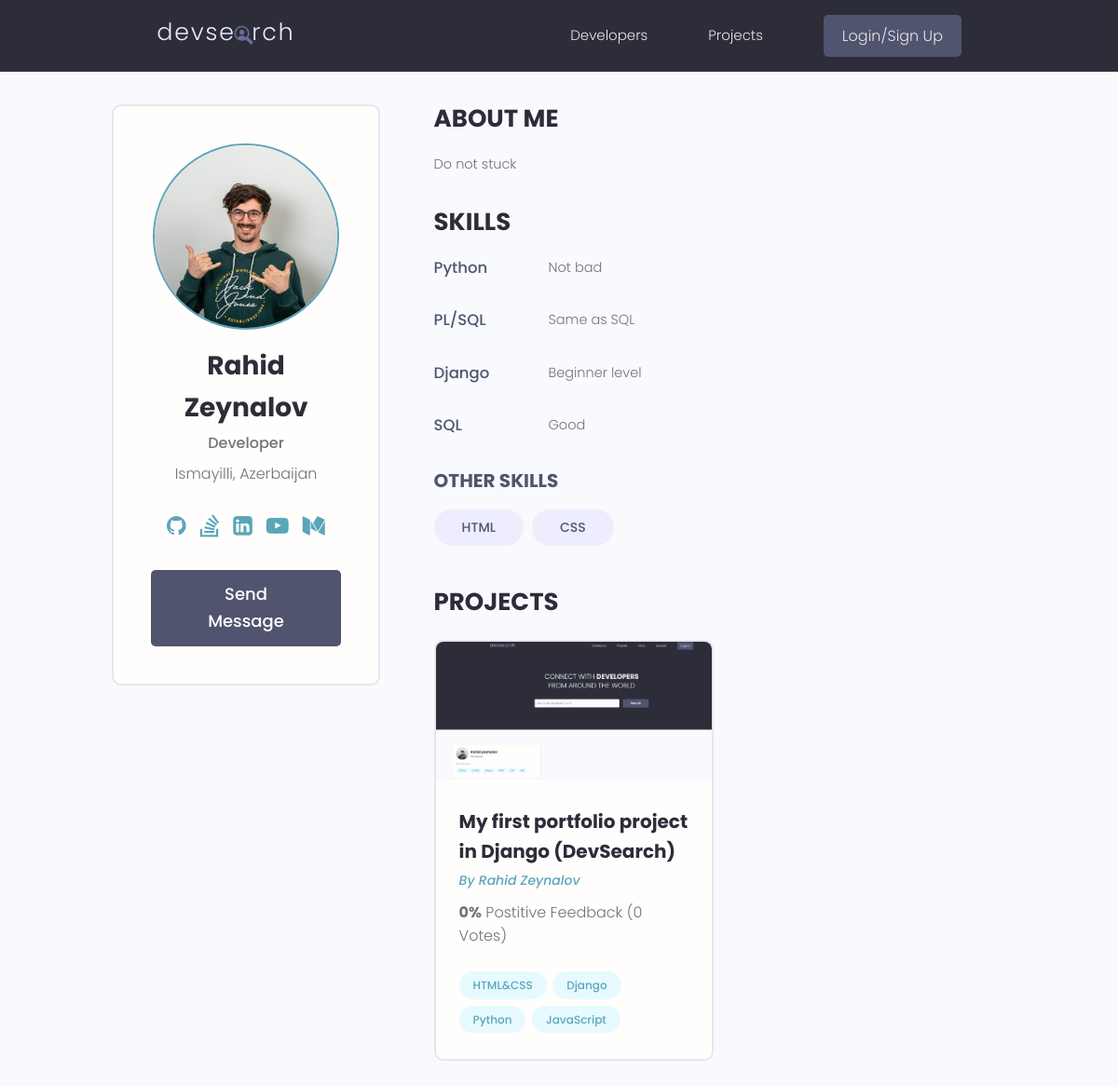
The app's page /profile/9e13f607-5f01-47e5-90af-cad489bcbb37 with its own data.
### users/models.py (models this page shows, shortened)
class Profile(models.Model):
    user = models.OneToOneField(User, on_delete=models.CASCADE, null=True, blank=True)
    name = models.CharField(max_length=150, null=True, blank=True)
    email = models.EmailField(max_length=150, null=True, blank=True)
    username = models.CharField(max_length=150, null=True, blank=True)
    location = models.CharField(max_length=150, null=True, blank=True)
    short_intro = models.CharField(max_length=200, null=True, blank=True)
    bio = models.TextField(null=True, blank=True)
    profile_image = models.ImageField(null=True, blank=True, upload_to='profiles/', default="profiles/users-default.png")
    social_github = models.CharField(max_length=150, null=True, blank=True)
    social_stackoverflow = models.CharField(max_length=150, null=True, blank=True)
    social_linkedin = models.CharField(max_length=150, null=True, blank=True)
    social_youtube = models.CharField(max_length=150, null=True, blank=True)
    social_medium = models.CharField(max_length=150, null=True, blank=True)
    created = models.DateTimeField(auto_now_add=True, null=True, blank=True)
    id = models.UUIDField(default=uuid.uuid4, unique=True, primary_key=True, editable=False)
    class Meta:
        ordering =['created']
    @property
    def profileImageURL(self):
        try:
            url = self.profile_image.url
        except:
            url = ''
        return url

class Skill(models.Model):
    owner = models.ForeignKey(Profile, on_delete=models.CASCADE, null=True, blank=True)
    name = models.CharField(max_length=150, null=True, blank=True)
    description = models.TextField(null=True, blank=True)
    created = models.DateTimeField(auto_now_add=True, null=True, blank=True)
    id = models.UUIDField(default=uuid.uuid4, unique=True, primary_key=True, editable=False)

### projects/models.py (models this page shows, shortened)
class Project(models.Model):
    owner = models.ForeignKey(Profile, null=True, blank=True, on_delete=models.CASCADE)
    title = models.CharField(max_length=200)
    description = models.TextField(null=True, blank=True)
    featured_image = models.ImageField(null=True, blank=True, default='default.jpg')
    demo_link = models.CharField(max_length=2000, null=True, blank=True)
    source_link = models.CharField(max_length=2000, null=True, blank=True)
    tags = models.ManyToManyField(Tag, blank=True)
    vote_total = models.IntegerField(default=0, null=True, blank=True)
    vote_ratio = models.IntegerField(default=0, null=True, blank=True)
    created = models.DateTimeField(auto_now_add=True, null=True, blank=True)
    id = models.UUIDField(default=uuid.uuid4, unique=True, primary_key=True, editable=False)
    class Meta:
        ordering = ['created']
    @property
    def imageURL(self):
        try:
            url = self.featured_image.url
        except:
            url = ''
        return url

class Tag(models.Model):
    name = models.CharField(max_length=200)
    created = models.DateTimeField(auto_now_add=True, null=True, blank=True)
    id = models.UUIDField(default=uuid.uuid4, unique=True, primary_key=True, editable=False)
    def __str__(self) -> str:
        return self.name

### users/views.py (the view)
# urls.py: path('profile/<str:pk>', views.userProfile, name="user-profile"),
def userProfile(request,pk):
    profile = Profile.objects.get(id=pk)
    topSkills = profile.skill_set.exclude(description__exact="")
    otherSkills = profile.skill_set.filter(description="")
    context = {'profile':profile, 'topSkills':topSkills, 'otherSkills':otherSkills}
    return render(request, 'users/user-profile.html', context)

### users/templates/users/user-profile.html
{% extends 'main.html' %}
{% block content %}
<main class="profile my-md">
    <div class="container">
        <div class="layout">
            <div class="column column--1of3">
                <div class="card text-center">
                    <div class="card__body dev">
                        <img class="avatar avatar--xl" src="{{profile.profileImageURL}}" />
                        <h2 class="dev__name">{{profile.name}}</h2>
                        <p class="dev__title">{{profile.short_intro}}</p>
                        <p class="dev__location">{{profile.location}}</p>
                        <ul class="dev__social">
                            {% if profile.social_github %}
                            <li>
                                <a title="Github" href="{{profile.social_github}}" target="_blank"><i class="fa fa-github" style="font-size:24px"></i></a>
                            </li>
                            {% endif %}
                            {% if profile.social_stackoverflow %}
                            <li>
                                <a title="Stackoverflow" href="{{profile.social_stackoverflow}}" target="_blank"><i class="fa fa-stack-overflow" style="font-size:24px"></i></a>
                            </li>
                            {% endif %}
                            {% if profile.social_linkedin %}
                            <li>
                                <a title="LinkedIn" href="{{profile.social_linkedin}}" target="_blank"><i class="fa fa-linkedin-square" style="font-size:24px"></i></a>
                            </li>
                            {% endif %}
                            {% if profile.social_youtube %}
                            <li>
                                <a title="Youtube" href="{{profile.social_youtube}}" target="_blank"><i class="fa fa-youtube-play" style="font-size:24px"></i></a>
                            </li>
                            {% endif %}
                            {% if profile.social_medium %}
                            <li>
                                <a title="Medium" href="{{profile.social_medium}}" target="_blank"><i class="fa fa-medium" style="font-size:24px"></i></a>
                            </li>
                            {% endif %}
                        </ul>
                        {% if request.user.profile.id != profile.id %}
                            <a href="{% url 'create-message' profile.id %}" class="btn btn--sub btn--lg">Send Message </a>
                        {% endif %}
                    </div>
                </div>
            </div>
            <div class="column column--2of3">
                <div class="devInfo">
                    <h3 class="devInfo__title">About Me</h3>
                    <p class="devInfo__about">
                       {{profile.bio}}
                    </p>
                </div>
                <div class="devInfo">
                    <h3 class="devInfo__title">Skills</h3>
                    <div class="devInfo__skills">
                        {% for skill in topSkills %}
                        <div class="devSkill">
                            <h4 class="devSkill__title">{{skill.name}}</h4>
                            <p class="devSkill__info">
                                {{skill.description}}
                            </p>
                        </div>
                        {% endfor %}
                        <h3 class="devInfo__subtitle">Other Skills</h3>
                        <div class="devInfo__otherSkills">
                            {% for skill in otherSkills %}
                            <span class="tag tag--pill tag--sub tag--lg">
                                <small>{{skill.name}}</small>
                            </span>
                            {% endfor %}
                        </div>
                    </div>
                </div>
                <div class="devInfo">
                    <h3 class="devInfo__title">Projects</h3>
                    <div class="grid grid--two">
                        {% for project in profile.project_set.all %}
                        <div class="column">
                            <div class="card project">
                                <a href="{% url 'project' project.id %}" class="project">
                                    <img class="project__thumbnail" src="{{project.imageURL}}"
                                        alt="project thumbnail" />
                                    <div class="card__body">
                                        <h3 class="project__title">{{project.title}}</h3>
                                        <p><a class="project__author" href="{% url 'user-profile' project.owner.id %}">By {{project.owner.name}}</a></p>
                                        <p class="project--rating">
                                            <span style="font-weight: bold;">{{project.vote_ratio}}%</span> Postitive
                                            Feedback ({{project.vote_total}} Vote{{project.vote_total|pluralize:"s"}})
                                        </p>
                                        <div class="project__tags">
                                            {% for tag in project.tags.all %}
                                            <span class="tag tag--pill tag--main">
                                                <small>{{tag}}</small>
                                            </span>
                                            {% endfor %}
                                        </div>
                                    </div>
                                </a>
                            </div>
                        </div>
                        {% endfor %}
                    </div>
                </div>
            </div>
        </div>
    </div>
</main>
{% endblock content %}

### static/styles/app.css (style rules this page uses)
:root { --color-sub: #2d2d39; }
.btn--sub { background-color: var(--color-sub-light); }
.card { border: 2px solid var(--color-light); }
img { width: 100%; }
.profile .card > .dev { padding: 4rem; }
.dev__name { color: var(--color-sub); font-size: 2.8rem; font-weight: 700; margin-top: 1rem; margin-bottom: 0.5rem; }
.dev__title { font-size: 1.6rem; font-weight: 500; line-height: 1.3; }
.dev__location { margin-top: 1rem; }
.dev__social { margin: 3rem 0; list-style: none; display: flex; justify-content: center; gap: 1.5rem; }
.devInfo { margin-bottom: 3rem; }
.devInfo__title, .devInfo__subtitle { font-size: 2.6rem; color: var(--color-sub); text-transform: uppercase; font-weight: 700; margin-bottom: 1.5rem; }
.devInfo__subtitle { font-size: 2rem; color: var(--color-sub-light); }
.devInfo__about, .devSkill__info { font-size: 1.45rem; line-height: 1.7; text-align: justify; }
.devSkill { margin-bottom: 3rem; }
.devSkill__title { font-size: 1.65rem; font-weight: 500; color: var(--color-sub-light); }
@media screen and (min-width: 700px) { .devSkill { display: flex; justify-content: space-between; gap: 3rem; } }
@media screen and (min-width: 700px) { .devSkill__info { flex-basis: 80%; } }
.project__author { font-size: 1.4rem; font-style: italic; }
.project--rating { margin-bottom: 1.6em; margin-top: .5em; }
.project__thumbnail { object-fit: cover; object-position: top center; }
.project__title { font-size: 2rem; font-weight: 700; color: var(--color-sub); }

### static/uikit/styles/modules/_variables.css (style rules this page uses)
:root { --color-main: #5aa5b9; --color-main-light: #e6faff; --color-sub: #3f4156; --color-sub-light: #51546e; --color-sub-lighter: #ededfd; --color-text: #737373; --color-gray: #8b8b8b; --color-light: #e5e7eb; --color-light-gray: #767676; --color-bg: #f8fafd; --color-white: #fffefd; --color-white-light: #f3f3f3; --color-success: #359e64; --color-success-bg: #def8e8; --color-error: #fc4b0b; --color-error-bg: #fff2ee; --font-base: 'Poppins', arial, helvetica, 'Segoe UI', roboto, ubuntu, sans-serif; --font-monospace: 'Fira Code', 'Courier New', courier, monospace; --font-regular: 300; --font-medium: 500; --font-bold: 700; --generic-shadow: 1px 1px 5px #00000010; --generic-transition: all 0.3s ease-in-out; }

### static/uikit/styles/modules/_base.css (style rules this page uses)
* { margin: 0; padding: 0; box-sizing: border-box; text-rendering: optimizeLegibility; color: inherit; font-size: inherit; }
html { font-size: 50%; }
@media only screen and (min-width: 480px) { html { font-size: 56.25%; } }
@media only screen and (min-width: 1200px) { html { font-size: 62.5%; } }
body { line-height: 1.6; font-weight: 400; font-size: 1.5rem; color: var(--color-text); background-color: var(--color-bg); min-height: 100vh; }

### static/uikit/styles/modules/_typography.css (style rules this page uses)
* { font-family: var(--font-base); }
h2 { font-size: 3.6rem; font-weight: var(--font-bold); }
h3 { font-size: 3.2rem; font-weight: var(--font-medium); }
h4 { font-size: 2.8rem; font-weight: var(--font-medium); }
p, span, strong { font-size: 1.6rem; color: var(--color-text); font-weight: var(--font-regular); }
a { padding-bottom: 2px; text-decoration: none; display: inline-block; color: var(--color-main); font-weight: var(--font-medium); }

### static/uikit/styles/modules/_utilities.css (style rules this page uses)
.container { width: 92%; max-width: 165rem; margin: 0 auto; box-sizing: border-box; }
@media screen and (min-width: 1000px) { .container { width: 90%; } }
@media screen and (min-width: 1200px) { .container { width: 80%; } }
.text-center { text-align: center; }
.my-md { margin: 3rem auto; }

### static/uikit/styles/modules/_avatar.css (style rules this page uses)
.avatar { border-radius: 50%; border: 2px solid var(--color-main); object-fit: cover; }
.avatar--xl { height: 20rem; width: 20rem; }

### static/uikit/styles/modules/_button.css (style rules this page uses)
.btn { display: inline-block; position: relative; cursor: pointer; background-color: var(--color-light); font-weight: var(--font-medium); color: var(--color-sub); text-decoration: none; padding: 1rem 2rem; border-radius: 0.5rem; border: none; width: -webkit-fit-content; width: -moz-fit-content; width: fit-content; height: -webkit-fit-content; height: -moz-fit-content; height: fit-content; font-size: 1.6rem; outline-width: 0; outline-color: transparent; -webkit-backface-visibility: hidden; backface-visibility: hidden; transition: all 0.3s ease-in-out; }
.btn--sub { background-color: var(--color-sub); color: var(--color-white); }
.btn--lg { font-size: 1.8rem; padding: 1.2rem 4.5rem; }

### static/uikit/styles/modules/_card.css (style rules this page uses)
.card { border-radius: 1rem; background-color: var(--color-white); border: 1.5px solid var(--color-light); width: auto; height: auto; margin-top: 0.5rem; margin-bottom: 0.5rem; overflow: hidden; }
.card__body, .card__header { padding: 2rem 2.5rem; }

### records on screen
Profile: profileImageURL (picture), name "Rahid Zeynalov", short_intro "Developer", location "Ismayilli, Azerbaijan", bio "Do not stuck"
Skill: name "Python", description "Not bad"
Skill: name "PL/SQL", description "Same as SQL"
Skill: name "Django", description "Beginner level"
Skill: name "SQL", description "Good"
Skill: name "HTML"
Skill: name "CSS"
Project: imageURL (picture), title "My first portfolio project in Django (DevSearch)", owner.name "Rahid Zeynalov", vote_ratio "0", vote_total "0"
Tag: name "HTML&CSS"
Tag: name "Django"
Tag: name "Python"
Tag: name "JavaScript"
